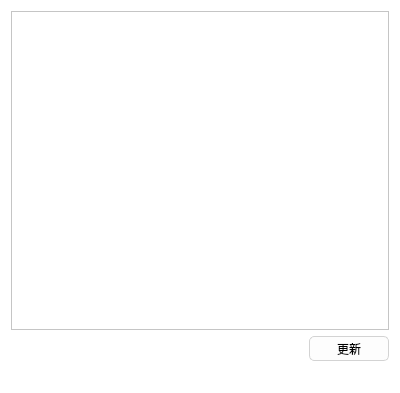
<?xml version="1.0" encoding="UTF-8"?>
<ui version="4.0">
 <class>Updater</class>
 <widget class="QWidget" name="Updater">
  <property name="geometry">
   <rect>
    <x>0</x>
    <y>0</y>
    <width>400</width>
    <height>393</height>
   </rect>
  </property>
  <property name="windowTitle">
   <string>Updater</string>
  </property>
  <property name="styleSheet">
   <string notr="true">QWidget {
	background: white;
}
QProgressBar {
    border: 2px solid grey;
    border-radius: 5px;
    text-align: center;
}
QProgressBar::chunk {
	background-color: #05B8CC;
    width: 20px;
}
QPushButton {
	background: #fdfdfd;
    border: 1px solid lightGrey;
    border-radius: 5px;
}
QPushButton:hover {
    background: #f4f4f4;
}
</string>
  </property>
  <layout class="QVBoxLayout" name="verticalLayout">
   <property name="leftMargin">
    <number>0</number>
   </property>
   <property name="topMargin">
    <number>0</number>
   </property>
   <property name="rightMargin">
    <number>0</number>
   </property>
   <property name="bottomMargin">
    <number>0</number>
   </property>
   <item>
    <widget class="QStackedWidget" name="stackedWidget">
     <property name="currentIndex">
      <number>0</number>
     </property>
     <widget class="QWidget" name="infoPage">
      <layout class="QGridLayout" name="gridLayout">
       <item row="1" column="2">
        <widget class="QPushButton" name="downloadBtn">
         <property name="minimumSize">
          <size>
           <width>80</width>
           <height>25</height>
          </size>
         </property>
         <property name="text">
          <string>更新</string>
         </property>
        </widget>
       </item>
       <item row="1" column="0" colspan="2">
        <spacer name="horizontalSpacer">
         <property name="orientation">
          <enum>Qt::Horizontal</enum>
         </property>
         <property name="sizeHint" stdset="0">
          <size>
           <width>404</width>
           <height>20</height>
          </size>
         </property>
        </spacer>
       </item>
       <item row="0" column="0" colspan="3">
        <widget class="QTextEdit" name="updateInfo">
         <property name="font">
          <font>
           <family>微软雅黑</family>
           <pointsize>12</pointsize>
          </font>
         </property>
        </widget>
       </item>
      </layout>
     </widget>
     <widget class="QWidget" name="downloadPage">
      <layout class="QVBoxLayout" name="verticalLayout_2">
       <property name="spacing">
        <number>6</number>
       </property>
       <property name="leftMargin">
        <number>0</number>
       </property>
       <property name="topMargin">
        <number>0</number>
       </property>
       <property name="rightMargin">
        <number>0</number>
       </property>
       <property name="bottomMargin">
        <number>0</number>
       </property>
       <item>
        <widget class="QLabel" name="loadLabel">
         <property name="sizePolicy">
          <sizepolicy hsizetype="Preferred" vsizetype="Expanding">
           <horstretch>0</horstretch>
           <verstretch>0</verstretch>
          </sizepolicy>
         </property>
         <property name="minimumSize">
          <size>
           <width>400</width>
           <height>300</height>
          </size>
         </property>
         <property name="text">
          <string/>
         </property>
        </widget>
       </item>
       <item>
        <layout class="QHBoxLayout" name="horizontalLayout">
         <property name="leftMargin">
          <number>9</number>
         </property>
         <property name="rightMargin">
          <number>9</number>
         </property>
         <property name="bottomMargin">
          <number>0</number>
         </property>
         <item>
          <widget class="QProgressBar" name="progressBar">
           <property name="value">
            <number>8</number>
           </property>
           <property name="textVisible">
            <bool>true</bool>
           </property>
           <property name="orientation">
            <enum>Qt::Horizontal</enum>
           </property>
           <property name="textDirection">
            <enum>QProgressBar::TopToBottom</enum>
           </property>
          </widget>
         </item>
        </layout>
       </item>
       <item>
        <layout class="QHBoxLayout" name="horizontalLayout_3">
         <property name="leftMargin">
          <number>9</number>
         </property>
         <property name="rightMargin">
          <number>9</number>
         </property>
         <property name="bottomMargin">
          <number>9</number>
         </property>
         <item>
          <widget class="QLabel" name="progressLabel">
           <property name="text">
            <string>0/0</string>
           </property>
          </widget>
         </item>
         <item>
          <spacer name="horizontalSpacer_2">
           <property name="orientation">
            <enum>Qt::Horizontal</enum>
           </property>
           <property name="sizeHint" stdset="0">
            <size>
             <width>40</width>
             <height>20</height>
            </size>
           </property>
          </spacer>
         </item>
         <item>
          <widget class="QPushButton" name="completeBtn">
           <property name="enabled">
            <bool>false</bool>
           </property>
           <property name="minimumSize">
            <size>
             <width>80</width>
             <height>25</height>
            </size>
           </property>
           <property name="text">
            <string>完成</string>
           </property>
          </widget>
         </item>
        </layout>
       </item>
      </layout>
     </widget>
    </widget>
   </item>
   <item>
    <spacer name="verticalSpacer">
     <property name="orientation">
      <enum>Qt::Vertical</enum>
     </property>
     <property name="sizeHint" stdset="0">
      <size>
       <width>20</width>
       <height>40</height>
      </size>
     </property>
    </spacer>
   </item>
   <item>
    <widget class="QLabel" name="stateLabel">
     <property name="text">
      <string/>
     </property>
    </widget>
   </item>
  </layout>
 </widget>
 <layoutdefault spacing="6" margin="11"/>
 <resources/>
 <connections/>
</ui>
